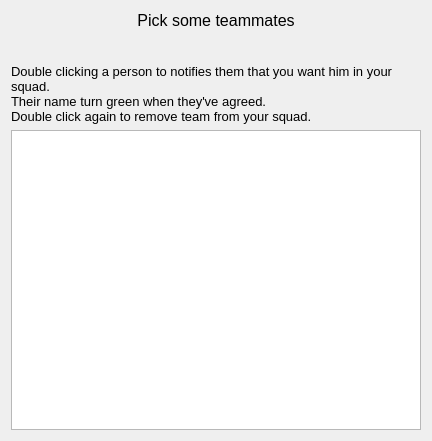
<?xml version="1.0" encoding="UTF-8"?>
<ui version="4.0">
 <class>TeamLadderDialog</class>
 <widget class="QDialog" name="TeamLadderDialog">
  <property name="geometry">
   <rect>
    <x>0</x>
    <y>0</y>
    <width>432</width>
    <height>441</height>
   </rect>
  </property>
  <property name="windowTitle">
   <string>Make a squad!</string>
  </property>
  <layout class="QGridLayout" name="gridLayout_2">
   <item row="0" column="3">
    <widget class="QLabel" name="labelTeammate">
     <property name="font">
      <font>
       <family>Segoe UI</family>
       <pointsize>12</pointsize>
      </font>
     </property>
     <property name="text">
      <string>Pick some teammates</string>
     </property>
     <property name="alignment">
      <set>Qt::AlignHCenter|Qt::AlignTop</set>
     </property>
    </widget>
   </item>
   <item row="2" column="3">
    <widget class="QListWidget" name="playerList">
     <property name="minimumSize">
      <size>
       <width>350</width>
       <height>100</height>
      </size>
     </property>
     <property name="maximumSize">
      <size>
       <width>450</width>
       <height>300</height>
      </size>
     </property>
     <property name="focusPolicy">
      <enum>Qt::NoFocus</enum>
     </property>
     <property name="autoScrollMargin">
      <number>16</number>
     </property>
     <property name="showDropIndicator" stdset="0">
      <bool>false</bool>
     </property>
     <property name="dragDropMode">
      <enum>QAbstractItemView::NoDragDrop</enum>
     </property>
     <property name="selectionMode">
      <enum>QAbstractItemView::SingleSelection</enum>
     </property>
     <property name="iconSize">
      <size>
       <width>32</width>
       <height>32</height>
      </size>
     </property>
     <property name="verticalScrollMode">
      <enum>QAbstractItemView::ScrollPerPixel</enum>
     </property>
     <property name="movement">
      <enum>QListView::Snap</enum>
     </property>
     <property name="sortingEnabled">
      <bool>true</bool>
     </property>
    </widget>
   </item>
   <item row="1" column="3">
    <widget class="QLabel" name="label_2">
     <property name="font">
      <font>
       <family>Segoe UI</family>
       <pointsize>10</pointsize>
      </font>
     </property>
     <property name="text">
      <string>&lt;!DOCTYPE HTML PUBLIC &quot;-//W3C//DTD HTML 4.0//EN&quot; &quot;http://www.w3.org/TR/REC-html40/strict.dtd&quot;&gt;
&lt;html&gt;&lt;head&gt;&lt;meta name=&quot;qrichtext&quot; content=&quot;1&quot; /&gt;&lt;style type=&quot;text/css&quot;&gt;
p, li { white-space: pre-wrap; }
&lt;/style&gt;&lt;/head&gt;&lt;body style=&quot; font-family:'Segoe UI'; font-size:10pt; font-weight:400; font-style:normal;&quot;&gt;
&lt;p style=&quot; margin-top:0px; margin-bottom:0px; margin-left:0px; margin-right:0px; -qt-block-indent:0; text-indent:0px;&quot;&gt;Double clicking a person to notifies them that you want him in your squad. &lt;/p&gt;
&lt;p style=&quot; margin-top:0px; margin-bottom:0px; margin-left:0px; margin-right:0px; -qt-block-indent:0; text-indent:0px;&quot;&gt;Their name turn green when they've agreed.&lt;/p&gt;
&lt;p style=&quot; margin-top:0px; margin-bottom:0px; margin-left:0px; margin-right:0px; -qt-block-indent:0; text-indent:0px;&quot;&gt;Double click again to remove team from your squad.&lt;/p&gt;&lt;/body&gt;&lt;/html&gt;</string>
     </property>
     <property name="alignment">
      <set>Qt::AlignLeading|Qt::AlignLeft|Qt::AlignVCenter</set>
     </property>
     <property name="wordWrap">
      <bool>true</bool>
     </property>
    </widget>
   </item>
  </layout>
 </widget>
 <resources/>
 <connections/>
</ui>
